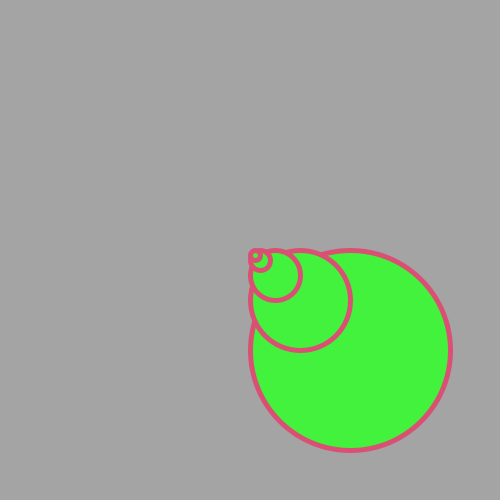
Frame 1 (no input)
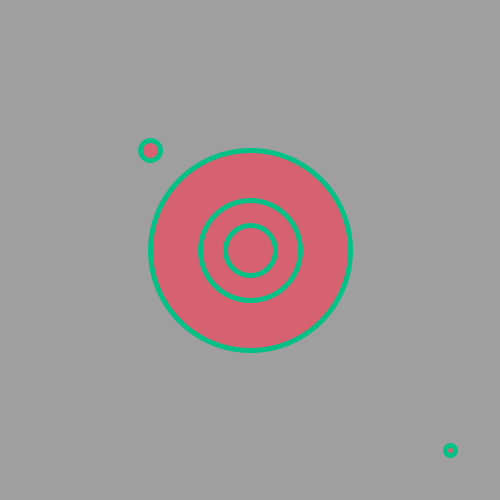
Frame 60 (the mouse pressed at the canvas centre just before this capture)
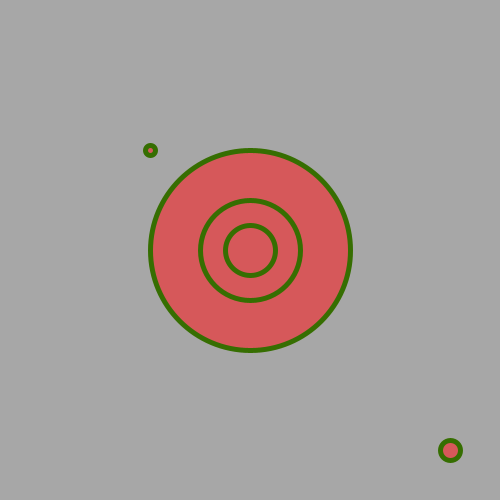
Frame 120 (the mouse held since frame 60 and released just before this capture)

The Processing sketch that drew these frames (run headless with seeded random() and noise(); from frame 60 on, the mouse is pressed at the canvas centre):

// Processing sketch: processing_72353
// ── processing_72353.pde

//Kevin Chen

int circle_x = 250;
int circle_y = 250;
int circle_radius = 100;
int circle_x_speed = 100;
int circle_y_speed = 100;

int circle_0_x = 250;
int circle_0_y = 250;
int circle_0_radius = 50;
int circle_0_x_speed = 50;
int circle_0_y_speed = 50;

int circle_1_x = 250;
int circle_1_y = 250;
int circle_1_radius = 25;
int circle_1_x_speed = 25;
int circle_1_y_speed = 25;

int circle_2_x = 250;
int circle_2_y = 250;
int circle_2_radius = 10;
int circle_2_x_speed = 10;
int circle_2_y_speed = 10;

int circle_3_x = 250;
int circle_3_y = 250;
int circle_3_radius = 5;
int circle_3_x_speed = 5;
int circle_3_y_speed = 5;

void setup() {
  size (500,500);
}

void draw() {
  background (random (255));
  fill (random (255), random (255), random (255));
  stroke (random (255), random (255), random (255));
  strokeWeight (5);
  
  //movement
  circle_x = circle_x + circle_x_speed;
  circle_y = circle_y + circle_y_speed;
  
  circle_0_x = circle_0_x + circle_0_x_speed;
  circle_0_y = circle_0_y + circle_0_y_speed;
  
  circle_1_x = circle_1_x + circle_1_x_speed;
  circle_1_y = circle_1_y + circle_1_y_speed;
  
  circle_2_x = circle_2_x + circle_2_x_speed;
  circle_2_y = circle_2_y + circle_2_y_speed;
  
  circle_3_x = circle_3_x + circle_3_x_speed;
  circle_3_y = circle_3_y + circle_3_y_speed;
  
  //left or right, change direction
  if ( (circle_x + circle_radius > width) || (circle_x - circle_radius < 0) ) {
    circle_x_speed = -circle_x_speed;
  };
  if ( (circle_0_x + circle_0_radius > width) || (circle_0_x - circle_0_radius < 0) ) {
    circle_0_x_speed = -circle_0_x_speed;
  };
  if ( (circle_1_x + circle_1_radius > width) || (circle_1_x - circle_1_radius < 0) ) {
    circle_1_x_speed = -circle_1_x_speed;
  };
  if ( (circle_2_x + circle_2_radius > width) || (circle_2_x - circle_2_radius < 0) ) {
    circle_2_x_speed = -circle_2_x_speed;
  };
  if ( (circle_3_x + circle_3_radius > width) || (circle_3_x - circle_3_radius < 0) ) {
    circle_3_x_speed = -circle_3_x_speed;
  };
  
  //top or bottom, change direction
  if ( (circle_y + circle_radius > height) || (circle_y - circle_radius < 0) ) {
    circle_y_speed = -circle_y_speed;
  };
  if ( (circle_0_y + circle_0_radius > height) || (circle_0_y - circle_0_radius < 0) ) {
    circle_0_y_speed = -circle_0_y_speed;
  };
  if ( (circle_1_y + circle_1_radius > height) || (circle_1_y - circle_1_radius < 0) ) {
    circle_1_y_speed = -circle_1_y_speed;
  };
  if ( (circle_2_y + circle_2_radius > height) || (circle_2_y - circle_2_radius < 0) ) {
    circle_2_y_speed = -circle_2_y_speed;
  };
  if ( (circle_3_y + circle_3_radius > height) || (circle_3_y - circle_3_radius < 0) ) {
    circle_3_y_speed = -circle_3_y_speed;
  };
  
  //draw ellipse
  ellipse(circle_x, circle_y, circle_radius*2, circle_radius*2);
  ellipse(circle_0_x, circle_0_y, circle_0_radius*2, circle_0_radius*2);
  ellipse(circle_1_x, circle_1_y, circle_1_radius*2, circle_1_radius*2);
  ellipse(circle_2_x, circle_2_y, circle_2_radius*2, circle_2_radius*2);
  ellipse(circle_3_x, circle_3_y, circle_3_radius*2, circle_3_radius*2);

};
